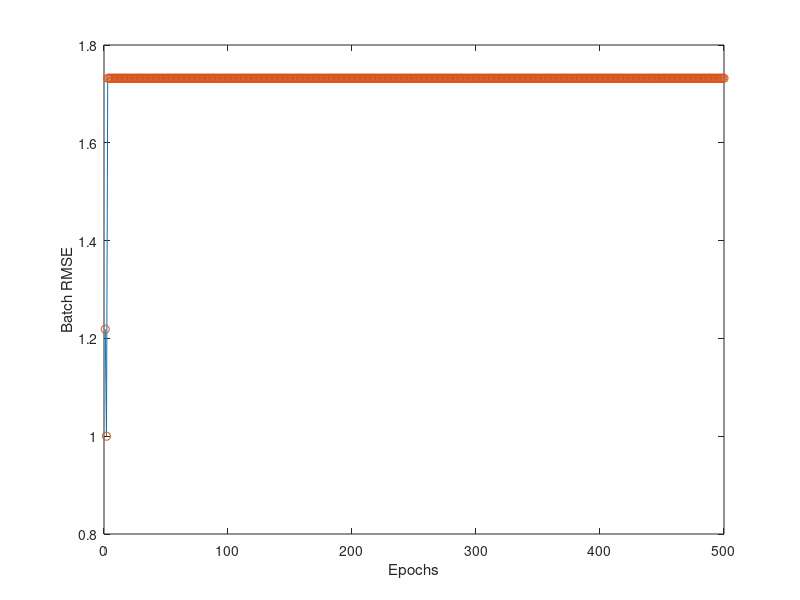

MATLAB code for this plot:
function [W1, W2, RMSE] = ekfmlp(trn_data, mlp_config, train_opt, disp_opt)
% SEQMLP On-line extended Kalman filter training for MLP with hyperbolic tangent activation.
%	[W1, W2, RMSE] = ekfmlp(trn_data, mlp_config, train_opt).
%
%	See also MLPDM1 and MLPDM2.

% Roger Jang, Feb 6, 1999

% Set up default input arguments
if nargin < 4, disp_opt = 1; end
if nargin < 3, train_opt = [0.1 0.01 0.1 500]; end
if nargin < 2, mlp_config = [2 2 1]; end
if nargin < 1, trn_data = [-1 -1 -1; -1 1 1; 1 -1 1; 1 1 -1]; end

error_goal = train_opt(1);	% Stop if batch RMSE is below error_goal
eta = train_opt(2);		% Learning rate
alpha = train_opt(3);		% Momentum term
max_epoch = train_opt(4);	% Max. training epochs
in_n = mlp_config(1);		% Number of inputs
hidden_n = mlp_config(2);	% Number of hidden units
out_n = mlp_config(3);		% Number of outputs

weight_range = .5;		% Range for initial weights
[data_n, col_n] = size(trn_data);
if in_n + out_n ~= col_n,
	error('Given data mismatches given I/O numbers!');
end
INPUT = trn_data(:, 1:in_n);			% input
TARGET = trn_data(:, in_n+1:in_n+out_n);	% target

% ====== Initialize random weights
W1 = weight_range*2*(randn(in_n+1,hidden_n) - 0.5);	% last row: bias
W2 = weight_range*2*(randn(hidden_n+1,out_n) - 0.5);	% last row: bias
% ====== Initialize zero weights
W1 = weight_range*2*(zeros(in_n+1,hidden_n) - 0.5);	% last row: bias
W2 = weight_range*2*(zeros(hidden_n+1,out_n) - 0.5);	% last row: bias
dW1_old = zeros(size(W1));
dW2_old = zeros(size(W2));
RMSE = -ones(max_epoch, 1);	% Root mean squared error
% ====== Variables for extended Kalman filtering
alpha = 1e6;
W = [W1(:); W2(:)];
param_n = length(W);
P = alpha*eye(param_n, param_n);
lambda = 0.999;	% Forgetting factor

for i = 1:max_epoch,
    for j = 1:data_n,
	X0 = INPUT(j,:);
	T = TARGET(j,:);

	% Forward pass
	X1 = tanh([X0 1]*W1);	% Output of layer 1 (hidden layer)
	X2 = tanh([X1 1]*W2);	% Output of layer 2 (output layer)

	% Backward pass for the output layer
	dE_dX2 = -2*(T - X2);	% dE/dX1
	dE_dW2 = [X1 1]'*(dE_dX2.*(1+X2).*(1-X2));
	% Backward pass for the hidden layer
	dE_dX1 = dE_dX2.*(1-X2).*(1+X2)*W2(1:hidden_n,:)';	% dE/dX1
	dE_dW1 = [X0 1]'*(dE_dX1.*(1+X1).*(1-X1));

	% Update parameters using online simple gradient descent
	%dW2 = -eta*dE_dW2 + alpha*dW2_old;
	%dW1 = -eta*dE_dW1 + alpha*dW1_old;
	%W2 = W2 + dW2;
	%W1 = W1 + dW1;
	%dW2_old = dW2;
	%dW1_old = dW1;

	% ====== Update parameters using online extended Kalman filtering 
	a = [dE_dW1(:); dE_dW2(:)]; 
	y = T-X2; 
	P = (P - P*a*a'*P/(lambda+a'*P*a))/lambda;
	W = W + P*a*(y-a'*W);
	% Reshape the weight vector
	W1 = reshape(W(1:(in_n+1)*(hidden_n)), in_n+1, hidden_n);
	W2 = reshape(W((in_n+1)*(hidden_n)+1:end), hidden_n+1, out_n);
    end
    % Compute the batch RMSE error
    X1 = tanh([INPUT ones(data_n,1)]*W1);% Output of layer 1 (hidden layer)
    X2 = tanh([X1 ones(data_n,1)]*W2);	% Output of layer 2 (output layer)
    diff = TARGET - X2;	% error
    RMSE(i) = sqrt(sum(sum(diff.^2))/length(diff(:)));
    if disp_opt==1, 
	fprintf('epoch %.0f:  RMSE = %.3f\n',i, RMSE(i));
    end
    % Check if finished 
    if RMSE(i)<error_goal, break; end
end

RMSE(find(RMSE==-1)) = [];	% Get rid of extra elements in RMSE.

if disp_opt==1,
	fprintf('\nTotal number of epochs: %g\n', i);
	fprintf('Final RMSE: %g\n', RMSE(i));
	plot(1:length(RMSE), RMSE, '-', 1:length(RMSE), RMSE, 'o');
	xlabel('Epochs'); ylabel('Batch RMSE');
end
